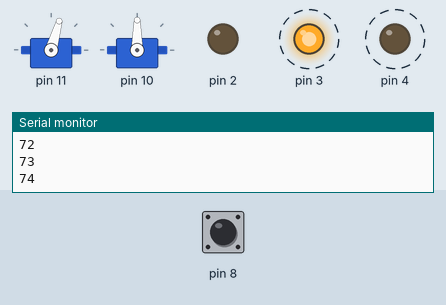
The sketch below on a simulated Arduino Uno, built with avr-gcc and run on an emulated ATmega328P. Shown: 2 × servo, output pins drawn as LEDs (lit = HIGH), the last lines printed to the serial monitor. Dashed ring = blinking. The test bench sets the inputs (shaded band); at power-on: pin 8 LOW.

Above: at 1.2 s.
1.3 s: pin 8 driven HIGH
At 2.57 s:
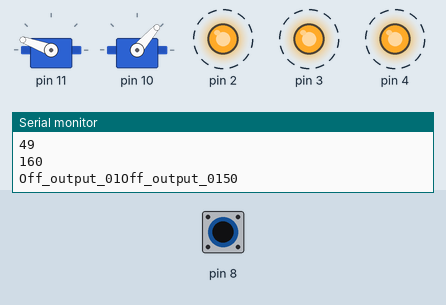
4.3 s: pin 8 driven LOW
At 5.91 s:
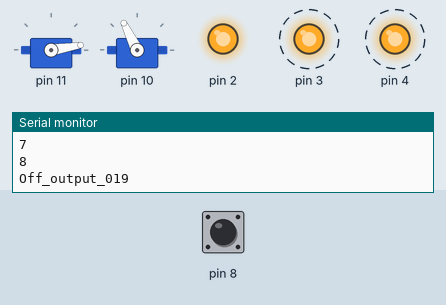
7.3 s: pin 8 driven HIGH
At 10.14 s:
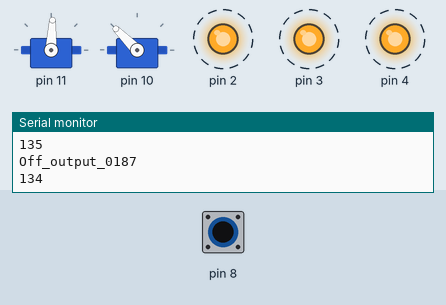
10.3 s: pin 8 driven LOW
At 11.96 s:
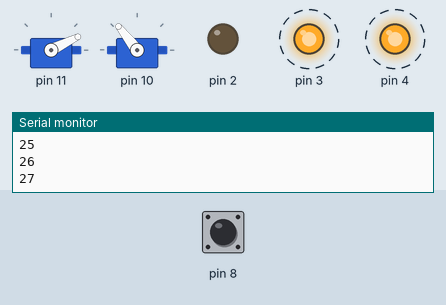
13.3 s: pin 8 driven HIGH
At 14.67 s:
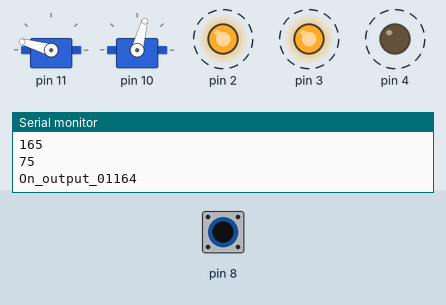
16.3 s: pin 8 pulsed LOW 2 times (0.12 s each, 0.3 s apart)
Timing chart, 0 to 22.3 s (numbered marks = the images above; inputs shaded):
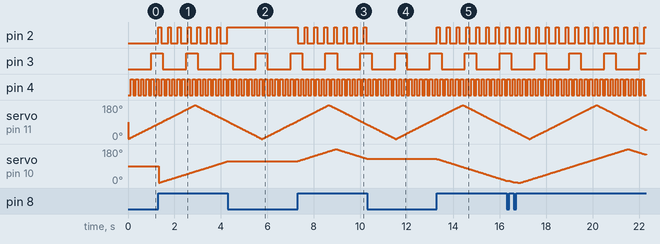

The sketch:

Arduino_Orientado_a_Objeto.ino
```cpp
#include <Servo.h>
class Piscar
{
  // Atributos da Class " variaveis "

  int ledPin;      // o número do pino do LED // o número do pino do LED
  long OnTime;     // milissegundos de sobre - tempo
  long OffTime;    // // milissegundos de fora - tempo

  // These maintain the current state
  int ledState;                 // // ledState usado para definir o LED
  unsigned long previousMillis;   // armazenará a última vez que o LED foi atualizado

  // O Constructor é criado
  // e inicia as variaveis e seus estados
  public:
  Piscar(int pin, long on, long off)
  {
  ledPin = pin;
  pinMode(ledPin, OUTPUT);

  OnTime = on;
  OffTime = off;

  ledState = LOW;
  previousMillis = 0;
  }

  void Update()
  {
    //verificacão  para mudar o estado do LED
    unsigned long currentMillis = millis();

    if((ledState == HIGH) && (currentMillis - previousMillis >= OnTime))
    {
      ledState = LOW;  // Turn it off
      previousMillis = currentMillis;  // tempo anterior
      digitalWrite(ledPin, ledState);  // atualiza o LED
       Serial.print("On_output_01");
       millis();
    }
    else if ((ledState == LOW) && (currentMillis - previousMillis >= OffTime))
    {
      ledState = HIGH;  // turn it on
      previousMillis = currentMillis;   // tempo anterior
      digitalWrite(ledPin, ledState);   // atualiza o LED
      Serial.print("Off_output_01");
       millis();
    }
  }
};

class Sweeper
{
  Servo servo;              //  servo
  int pos;              // posição atual do servo
  int increment;        // incrementação
  int  updateInterval;      // intervalo entre atualizações
  unsigned long lastUpdate; // última atualização de posição

public:
  Sweeper(int interval)
  {
    updateInterval = interval;
    increment = 1;
  }

  void Attach(int pin)
  {
    servo.attach(pin);
  }

  void Detach()
  {
    servo.detach();
  }

  void Update()
  {
    if((millis() - lastUpdate) > updateInterval)  // atualizar
    {
      lastUpdate = millis();
      pos += increment;
      servo.write(pos);
      Serial.println(pos);
      if ((pos >= 180) || (pos <= 0)) // fim da varredura
      {
        // reverse direction
        increment = -increment;
      }
    }
  }
};


Piscar led1(2, 123, 300);
Piscar led2(3, 500, 1000);
Piscar led3(4, 100, 122);

Sweeper sweeper1(15);
Sweeper sweeper2(25);

void setup()
{
  Serial.begin(9600);
  pinMode(9, INPUT_PULLUP);
  sweeper1.Attach(11);
  sweeper2.Attach(10);
}


void loop()
{
  sweeper1.Update();

  if(digitalRead(8) == HIGH)
  {
     sweeper2.Update();
     led1.Update();
  }

  led2.Update();
  led3.Update();
}
```

Measured:
- after the input at 1.3 s, pin 2: alternates HIGH for 0.12 s and LOW for 0.30 s, starting at once
- after the input at 4.3 s, pin 2: stops changing and stays HIGH; servo on pin 10: goes on until 4.3 s, then stays 116°
- after the input at 7.3 s, pin 2: alternates HIGH for 0.12 s and LOW for 0.30 s, starting at once; servo on pin 10: rises from 116° to 180° in 1.7 s, then falls to 128° in 1.3 s
- after the input at 10.3 s, pin 2: stops changing and stays LOW; servo on pin 10: stays 128° (without the input it goes to 127° after 0.04 s)
- after the input at 13.3 s, pin 2: alternates HIGH for 0.12 s and LOW for 0.30 s, starting at once; servo on pin 10: moves from 128° to 13° over 3.0 s, starting at once
- by itself, pin 3: alternates HIGH for 0.50 s and LOW for 1.0 s
- by itself, pin 4: alternates HIGH for 0.10 s and LOW for 0.12 s
